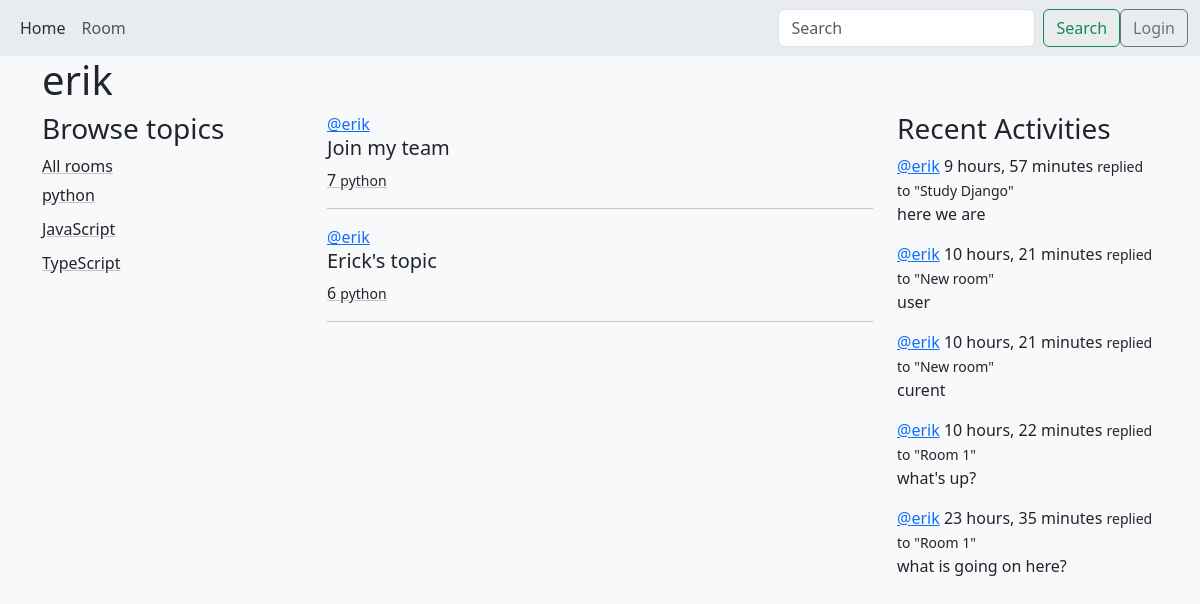
The page /profile/2 on the database its author committed.
### base/models.py (models this page shows, shortened)
class Topic(models.Model):
    name = models.CharField(max_length=200)

class Room(models.Model):
    host = models.ForeignKey(User, on_delete=SET_NULL, null=True)
    topic = models.ForeignKey(Topic, on_delete=SET_NULL, null=True)
    name = models.CharField(max_length=200)
    description = models.TextField(null=True, blank=True)  #true allows to be empty
    participants = models.ManyToManyField(User, related_name='participants', blank=True)
    updated = models.DateTimeField(auto_now=True)
    created = models.DateTimeField(auto_now_add=True)
    class Meta:
        ordering =  ['-updated', '-created']
    def __str__(self):
        return self.name

class Message(models.Model):
    user = models.ForeignKey(User, on_delete=CASCADE)
    room = models.ForeignKey(Room, on_delete=models.CASCADE)
    body = models.TextField()
    updated = models.DateTimeField(auto_now=True)
    created = models.DateTimeField(auto_now_add=True)
    class Meta:
        ordering =  ['-updated', '-created']
    def __str__(self):
        return self.body[0:50]

### base/views.py (the view)
# urls.py: path('profile/<str:pk>', views.user_profile, name='user-profile'),
def user_profile(req, pk):
    user = User.objects.get(id=pk)
    rooms = user.room_set.all()
    room_messages = user.message_set.all()
    topics = Topic.objects.all()
    context = {
        'user': user,
        'rooms': rooms,
        'room_messages': room_messages,
        'topics': topics,
    }
    return render(req, 'base/profile.html', context)

### base/templates/base/profile.html
{% extends 'index.html' %}
{% block content%}
<h1>{{user.username}}</h1>
<div class="row">
    <div class="col-3">
        {% include 'base/topics_component.html' %}
    </div>
    <div class="col-6">
        {% include 'base/feed_component.html' %}
    </div>
    <div class="col-3">
        {% include 'base/activity_component.html' %}
    </div>
</div>
{% endblock %}

### templates/index.html (shortened to what this page needs)
<!DOCTYPE html>
{% load sass_tags %}
<html lang="en">
  <head>
    <link
      href="https://cdn.jsdelivr.net/npm/bootstrap@5.3.3/dist/css/bootstrap.min.css"
      rel="stylesheet"
    />
    <link rel="stylesheet" href="{% sass_src 'styles/main.scss' %}" type="text/css">
  </head>
  <body class="bg-light">
    {% include 'nav.html' %}
    <div class="container">
       {% block content %} {% endblock %}
    </div>
  </body>
</html>

### templates/nav.html (shortened to what this page needs)
<div class="navbar navbar-expand-lg bg-body-secondary">
  <div class="container-fluid">
    <div class="collapse navbar-collapse" id="navbar">
      <ul class="navbar-nav me-auto mb-2 mb-lg-0">
        <li class="nav-item">
          <a class="nav-link text-secondary-emphasis" href="/">Home</a>
        </li>
        <li class="nav-item">
          <a class="nav-link" href="/room">Room</a>
        </li>
        <li class="nav-item">
          <a class="nav-link" href="#"></a>
        </li>
      </ul>
      <form method="GET" action="{% url 'room' %}" class="d-flex" role="search">
        <input
          class="form-control me-2"
          name="q"
          type="search"
          placeholder="Search"
          aria-label="Search"
        />
        <button class="btn btn-outline-success" type="submit">Search</button>
      </form>
      {% if request.user.is_authenticated %}
      <p class="badge m-3 bg-opacity-25 fs-4 text-bg-primary text-wrap">
        {{ request.user.username }}
      </p>
      <div class="btn btn-outline-secondary">
        <a href="{% url 'logout' %}" class="nav-link">Logout</a>
      </div>
      {% else %}
      <div class="btn btn-outline-secondary">
        <a href="{% url 'login' %}" class="nav-link">Login</a>
      </div>
      {% endif %}
    </div>
  </div>
</div>

### base/templates/base/topics_component.html
<h3>Browse topics</h3>
<a
    class="link-underline-opacity-25 link-underline-opacity-100-hover link-dark"
    href="{% url 'room' %}"
>All rooms
</a>
{% for topic in topics %}
<div style="padding-top: 5px; padding-bottom: 5px">
    <a
        class="link-dark link-underline-opacity-25 link-underline-opacity-100-hover"
        href="{% url 'room' %}?q={{topic.name}}"
    >{{ topic.name }}
    </a>
</div>
{% endfor %}

### base/templates/base/feed_component.html (shortened to what this page needs)
{% for room in rooms %}
    <div>
      <a href="{% url 'user-profile' room.host.id %}" class="link-primary">@{{ room.host.username }}</a>
      <h5>{{ room.name }}</h5>
      <a
        class="link-dark link-underline-opacity-25 link-underline-opacity-100-hover"
        href=" {% url 'room_id' room.id %} "
        >{{ room.id }} <small>{{ room.topic.name}}</small></a
      >
      <hr />
    </div>
    {% endfor %}

### base/templates/base/activity_component.html (shortened to what this page needs)
 <h3>Recent Activities</h3>
    {% for message in room_messages %}
    <div class="mb-2">
      <a href="{% url 'user-profile' message.user.id %}" class="link-primary"> @{{message.user}}</a>
        <span> {{message.created|timesince}}</span>
      <small>replied to "{{message.room}}"</small>
      <p>{{message}}</p>
    </div>
    {% endfor %}

### rows shown on the page
Topic: name "python"
Topic: name "JavaScript"
Topic: name "TypeScript"
Room: host.username "erik", name "Join my team", id "7", topic.name "python"
Room: host.username "erik", name "Erick's topic", id "6", topic.name "python"
Message: user "erik", created "9 hours, 57 minutes", room "Study Django", body "here we are"
Message: user "erik", created "10 hours, 21 minutes", room "New room", body "user"
Message: user "erik", created "10 hours, 21 minutes", room "New room", body "curent"
Message: user "erik", created "10 hours, 22 minutes", room "Room 1", body "what's up?"
Message: user "erik", created "23 hours, 35 minutes", room "Room 1", body "what is going on here?"

### other values the page prints
{{ user.username }} "erik"
